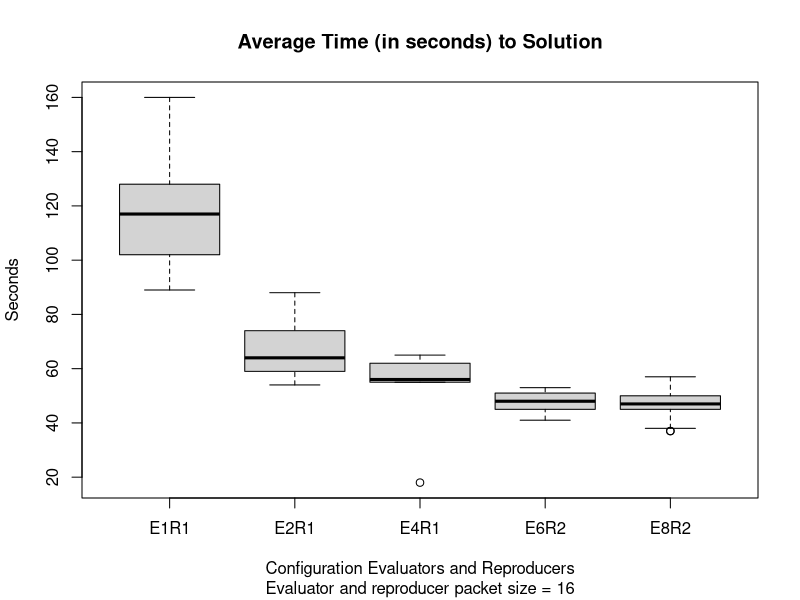
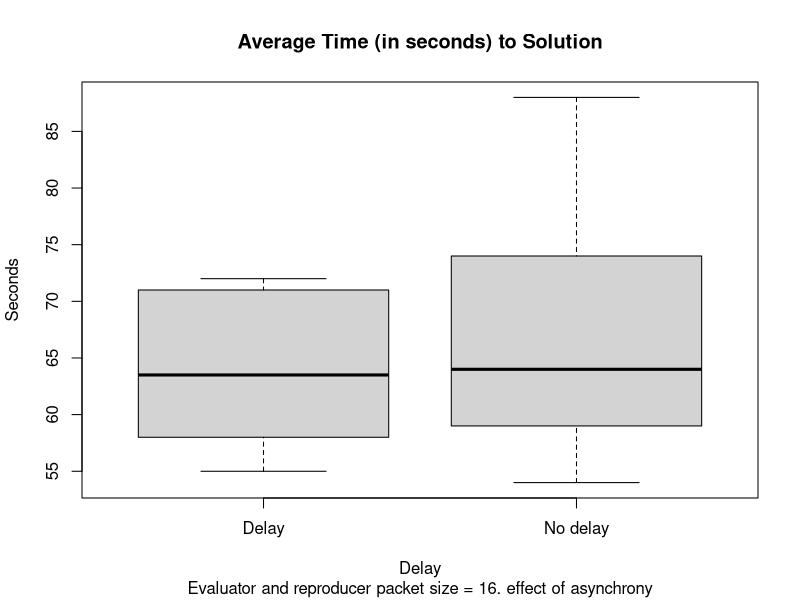

R code for these plots, in order:
time.i128.p128.er16.eval1.repro1 <- read.table('time-i128-p128-er16-eval1-repro1.dat')
time.i128.p128.er16.eval2.repro1 <- read.table('time-i128-p128-er16-eval2-repro1.dat')
time.i128.p128.er16.eval2.repro1.id1 <- read.table('time-i128-p128-er16-eval2-repro1-id1.dat')
time.i128.p128.er16.eval6.repro2 <- read.table('time-i128-p128-er16-eval6-repro2.dat')
time.i128.p128.er16.eval4.repro1 <- read.table('time-i128-p128-er16-eval4-repro1.dat')
time.i128.p128.er16.eval8.repro2 <- read.table('time-i128-p128-er16-eval8-repro2.dat')
time.er16.df <- data.frame( Configuration=c(rep('E1R1',10), rep('E2R1',10), rep('E4R1',10), rep('E6R2',20), rep('E8R2',20) ),
                            Time=c(time.i128.p128.er16.eval1.repro1$V1,
                              time.i128.p128.er16.eval2.repro1$V1, time.i128.p128.er16.eval4.repro1$V1,
                              time.i128.p128.er16.eval6.repro2$V1, time.i128.p128.er16.eval8.repro2$V1));
boxplot(time.er16.df$Time ~ time.er16.df$Configuration,main='Average Time (in seconds) to Solution',
        sub='Evaluator and reproducer packet size = 16',xlab='Configuration Evaluators and Reproducers',ylab='Seconds' )
time.er16.eval2.df <- data.frame( Configuration=c(rep('No delay',10), rep('Delay',10) ),
                            Time=c(time.i128.p128.er16.eval2.repro1$V1,
                              time.i128.p128.er16.eval2.repro1.id1$V1));
boxplot(time.er16.eval2.df$Time ~ time.er16.eval2.df$Configuration,main='Average Time (in seconds) to Solution',
        sub='Evaluator and reproducer packet size = 16. effect of asynchrony',xlab='Delay',ylab='Seconds' )
